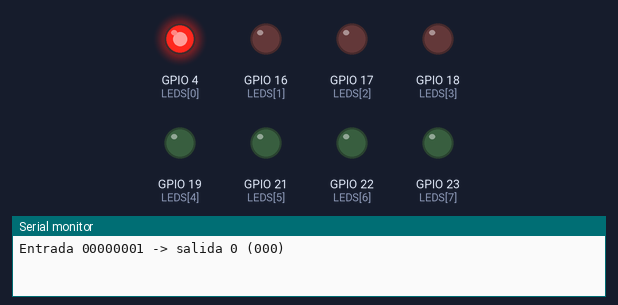
The sketch below on a simulated ESP32. On the bench: output pins drawn as LEDs (lit = HIGH), the last lines printed to the serial monitor.

Above: at 0.7 s.
At 2.2 s:
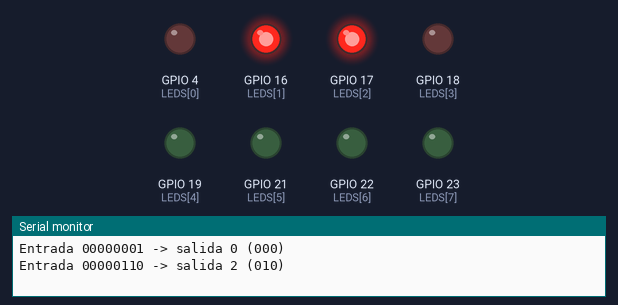
At 3.7 s:
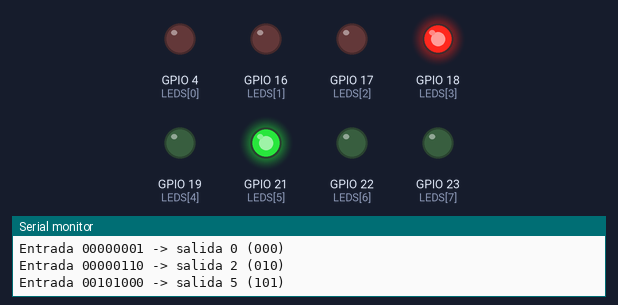
At 5.2 s:
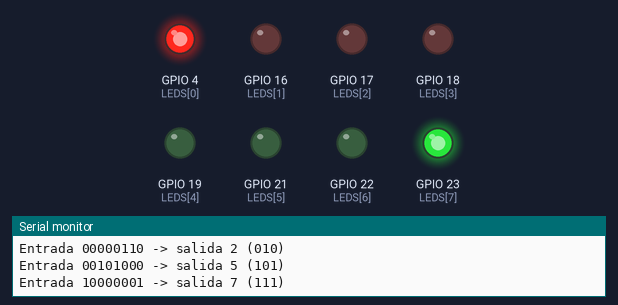
At 6.7 s:
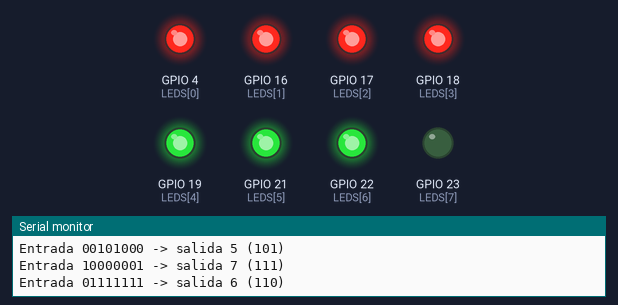
At 8.2 s:
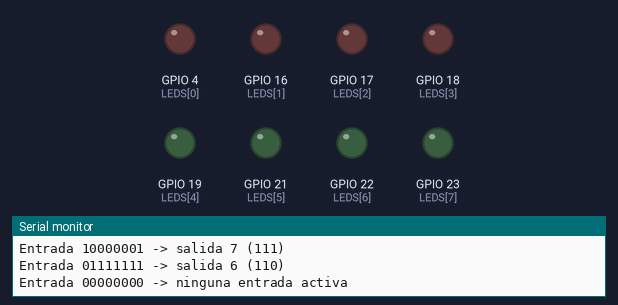
Timing chart, 0 to 11.7 s (numbered marks = the images above):
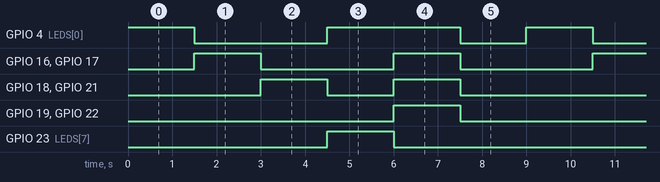

Measured:
- by itself, GPIO 4 (LEDS[0]): repeats every 9.0 s: LOW 3.0 s, HIGH 3.0 s, LOW 1.5 s, HIGH 1.5 s
- by itself, GPIO 16 (LEDS[1]), GPIO 17 (LEDS[2]): alternates HIGH for 1.5 s and LOW for 3.0 s
- by itself, GPIO 18 (LEDS[3]), GPIO 21 (LEDS[5]): repeats every 9.0 s: LOW 1.5 s, HIGH 1.5 s, LOW 4.5 s, HIGH 1.5 s
- by itself, GPIO 19 (LEDS[4]), GPIO 22 (LEDS[6]), GPIO 23 (LEDS[7]): alternates HIGH for 1.5 s and LOW for 7.5 s

The sketch:

sketch.ino
```cpp
// Clase 6 - Ejercicio 2 (solución): codificador de prioridad 8 -> 3
// Es el "inverso" del decodificador: recibe 8 líneas y devuelve el número
// (0..7) de la línea de MÁS peso que está en 1.
// La entrada se muestra en los LEDs; la salida se imprime.

#include <Arduino.h>

const int LEDS[8] = {4, 16, 17, 18, 19, 21, 22, 23};  // L0 ... L7

// Entradas de prueba
const int CANT_PRUEBAS = 6;
const uint8_t PRUEBAS[CANT_PRUEBAS] = {0b00000001, 0b00000110, 0b00101000, 0b10000001, 0b01111111, 0b00000000};

void mostrarByte(uint8_t valor) {
  for (int i = 0; i < 8; i++) {
    digitalWrite(LEDS[i], (valor >> i) & 1);
  }
}

void imprimirBinario(uint8_t valor) {
  for (int i = 7; i >= 0; i--) {
    Serial.printf("%d", (valor >> i) & 1);
  }
}

// Devuelve la posición del bit en 1 de más peso, o -1 si no hay ninguno.
int codificarPrioridad(uint8_t entrada) {
  for (int i = 7; i >= 0; i--) {       // buscamos desde arriba (bit 7) hacia abajo
    if ((entrada >> i) & 1) {
      return i;                        // el primero que encontramos es el de más prioridad
    }
  }
  return -1;                           // ninguna entrada activa
}

void setup() {
  Serial.begin(115200);
  for (int i = 0; i < 8; i++) {
    pinMode(LEDS[i], OUTPUT);
  }
}

void loop() {
  for (int p = 0; p < CANT_PRUEBAS; p++) {
    uint8_t entrada = PRUEBAS[p];
    int salida = codificarPrioridad(entrada);
    mostrarByte(entrada);

    Serial.printf("Entrada ");
    imprimirBinario(entrada);
    if (salida >= 0) {
      // la salida en binario de 3 bits
      Serial.printf(" -> salida %d (%d%d%d)\n", salida, (salida >> 2) & 1, (salida >> 1) & 1, salida & 1);
    } else {
      Serial.printf(" -> ninguna entrada activa\n");
    }
    delay(1500);
  }
}
```
